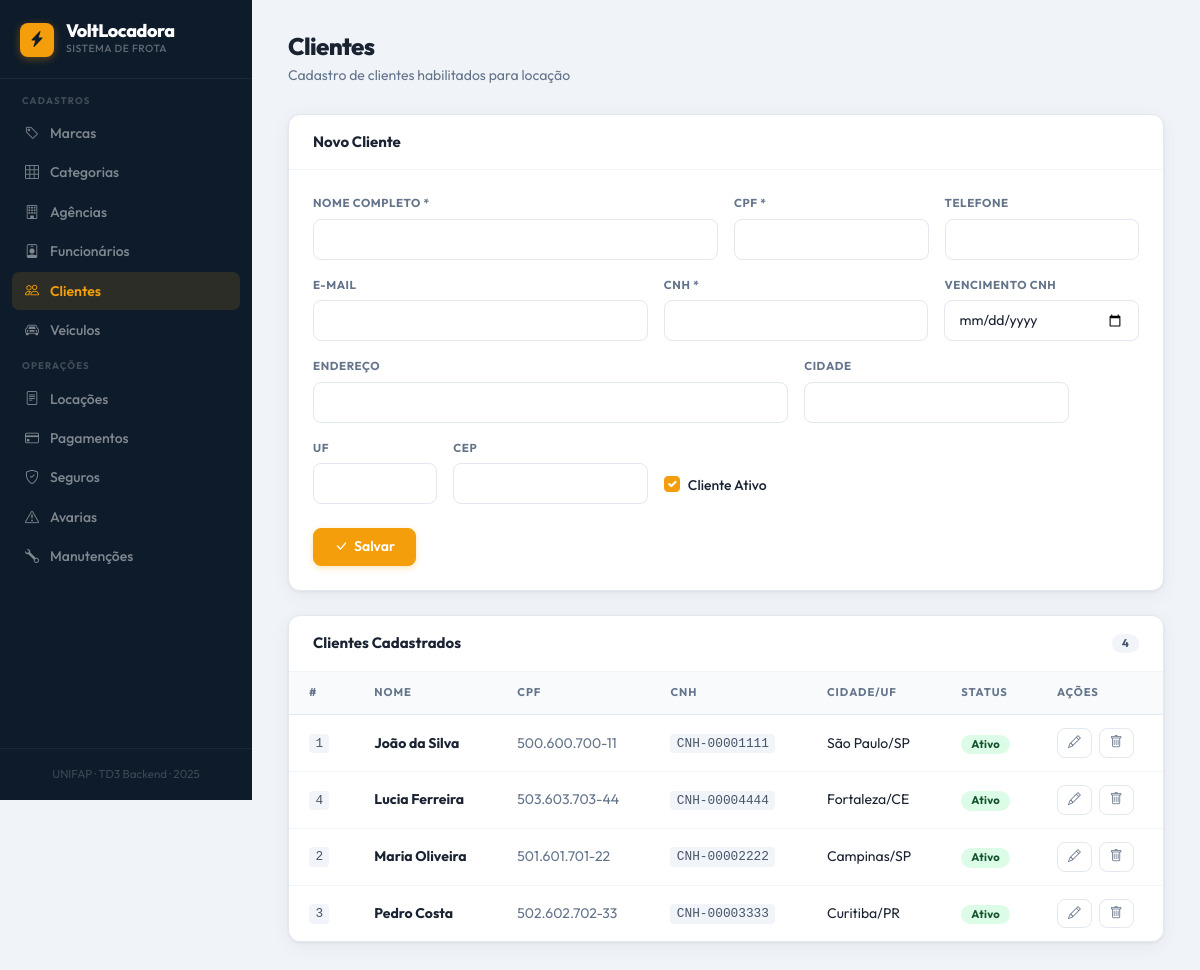
/index.php?page=cliente, run on the app's committed database.
### tables this page shows
CREATE TABLE IF NOT EXISTS cliente (
    id_cliente      INT            NOT NULL AUTO_INCREMENT,
    nome            VARCHAR(150)   NOT NULL,
    cpf             CHAR(14)       NOT NULL UNIQUE,
    email           VARCHAR(150),
    telefone        VARCHAR(20),
    cnh             VARCHAR(20)    NOT NULL UNIQUE,
    vencimento_cnh  DATE,
    endereco        VARCHAR(255),
    cidade          VARCHAR(100),
    estado          CHAR(2),
    cep             CHAR(9),
    data_cadastro   DATETIME       NOT NULL DEFAULT CURRENT_TIMESTAMP,
    ativo           TINYINT(1)     NOT NULL DEFAULT 1,
    PRIMARY KEY (id_cliente)
);

### config/Conexao.php (called while the page is built)
<?php
class Conexao {
    private static $instance;
    public static function getConn() {
        if (!isset(self::$instance)) {
            $host   = getenv('MYSQL_HOST')     ?: 'mysql';
            $db     = getenv('MYSQL_DATABASE') ?: 'topcar';
            $user   = getenv('MYSQL_USERNAME') ?: 'mysql';
            $pass   = getenv('MYSQL_PASSWORD') ?: 'pass3word';
            self::$instance = new \PDO(
                "mysql:host=$host;dbname=$db;charset=utf8mb4",
                $user,
                $pass
            );
            self::$instance->setAttribute(PDO::ATTR_ERRMODE, PDO::ERRMODE_EXCEPTION);
            self::$instance->exec("SET NAMES 'utf8mb4' COLLATE 'utf8mb4_unicode_ci'");
        }
        return self::$instance;
    }
}

### controller/ClienteController.php (called while the page is built, shortened)
<?php
require_once 'model/Cliente.php';
require_once 'dao/ClienteDAO.php';
class ClienteController {
    public function listar() {
        $dao = new ClienteDAO();
        return $dao->listar();
    }
}

### dao/ClienteDAO.php (called while the page is built, shortened)
<?php
require_once 'config/Conexao.php';
require_once 'model/Cliente.php';
class ClienteDAO {
    private $conn;
    public function __construct() {
        $this->conn = Conexao::getConn();
    }
    public function listar() {
        $stmt = $this->conn->query("SELECT * FROM cliente ORDER BY nome");
        $lista = [];
        while ($row = $stmt->fetch(PDO::FETCH_ASSOC)) {
            $obj = new Cliente($row['nome'], $row['cpf'], $row['email'], $row['telefone'], $row['cnh'], $row['vencimento_cnh'], $row['endereco'], $row['cidade'], $row['estado'], $row['cep'], $row['ativo']);
            $obj->setId($row['id_cliente']);
            $obj->setDataCadastro($row['data_cadastro']);
            $lista[] = $obj;
        }
        return $lista;
    }
}

### model/Cliente.php (called while the page is built, shortened)
<?php
class Cliente {
    private $id;
    private $nome;
    private $cpf;
    private $cnh;
    private $cidade;
    private $estado;
    private $ativo;
    public function __construct($nome = '', $cpf = '', $email = '', $telefone = '', $cnh = '', $vencimentoCnh = '', $endereco = '', $cidade = '', $estado = '', $cep = '', $ativo = 1) {
        $this->nome          = $nome;
        $this->cpf           = $cpf;
        $this->cnh           = $cnh;
        $this->cidade        = $cidade;
        $this->estado        = $estado;
        $this->ativo         = $ativo;
    }
    public function getId()            { return $this->id; }
    public function getNome()          { return $this->nome; }
    public function getCpf()           { return $this->cpf; }
    public function getCnh()           { return $this->cnh; }
    public function getCidade()        { return $this->cidade; }
    public function getEstado()        { return $this->estado; }
    public function getAtivo()         { return $this->ativo; }
    public function setId($v)            { $this->id = $v; }
}

### config/helpers.php (called while the page is built)
<?php
function h($val) {
    return htmlspecialchars((string)($val ?? ''), ENT_QUOTES | ENT_SUBSTITUTE, 'UTF-8');
}

### view/cliente_form.php (the view, shortened to what this page needs)
<div class="page-hdr">
  <h1>Clientes</h1>
  <p>Cadastro de clientes habilitados para locação</p>
</div>
<div class="page-card p-0 mb-4">
  <div class="card-head">
    <h5 class="card-title"><?= isset($objEdit) ? 'Editar Cliente' : 'Novo Cliente' ?></h5>
  </div>
  <div class="card-body-pad">
    <form method="post" action="index.php?page=cliente">
      <div class="row g-3">
        <div class="col-md-6">
          <label class="form-label">Nome Completo *</label>
          <input type="text" name="nome" class="form-control" required value="<?= isset($objEdit) ? h($objEdit->getNome()) : '' ?>">
        </div>
        <div class="col-md-3">
          <label class="form-label">CPF *</label>
          <input type="text" name="cpf" class="form-control" required maxlength="14" value="<?= isset($objEdit) ? h($objEdit->getCpf()) : '' ?>">
        </div>
        <div class="col-md-3">
          <label class="form-label">Telefone</label>
          <input type="text" name="telefone" class="form-control" value="<?= isset($objEdit) ? h($objEdit->getTelefone()) : '' ?>">
        </div>
        <div class="col-md-5">
          <label class="form-label">E-mail</label>
          <input type="email" name="email" class="form-control" value="<?= isset($objEdit) ? h($objEdit->getEmail()) : '' ?>">
        </div>
        <div class="col-md-4">
          <label class="form-label">CNH *</label>
          <input type="text" name="cnh" class="form-control" required maxlength="20" value="<?= isset($objEdit) ? h($objEdit->getCnh()) : '' ?>">
        </div>
        <div class="col-md-3">
          <label class="form-label">Vencimento CNH</label>
          <input type="date" name="vencimento_cnh" class="form-control" value="<?= isset($objEdit) ? h($objEdit->getVencimentoCnh()) : '' ?>">
        </div>
        <div class="col-md-7">
          <label class="form-label">Endereço</label>
          <input type="text" name="endereco" class="form-control" value="<?= isset($objEdit) ? h($objEdit->getEndereco()) : '' ?>">
        </div>
        <div class="col-md-4">
          <label class="form-label">Cidade</label>
          <input type="text" name="cidade" class="form-control" value="<?= isset($objEdit) ? h($objEdit->getCidade()) : '' ?>">
        </div>
        <div class="col-md-2">
          <label class="form-label">UF</label>
          <input type="text" name="estado" class="form-control" maxlength="2" value="<?= isset($objEdit) ? h($objEdit->getEstado()) : '' ?>">
        </div>
        <div class="col-md-3">
          <label class="form-label">CEP</label>
          <input type="text" name="cep" class="form-control" maxlength="9" value="<?= isset($objEdit) ? h($objEdit->getCep()) : '' ?>">
        </div>
        <div class="col-md-3 d-flex align-items-end pb-1">
          <div class="form-check">
            <input type="checkbox" name="ativo" value="1" class="form-check-input" id="chkAtivo"
                   <?= (!isset($objEdit) || $objEdit->getAtivo()) ? 'checked' : '' ?>>
            <label class="form-check-label" for="chkAtivo">Cliente Ativo</label>
          </div>
        </div>
      </div>
      <div class="d-flex gap-2 mt-4">
        <button type="submit" name="acao" value="salvar" class="btn btn-primary">
          <i class="bi bi-check-lg"></i><?= isset($objEdit) ? 'Atualizar' : 'Salvar' ?>
        </button>
      </div>
    </form>
  </div>
</div>
<div class="page-card p-0">
  <div class="card-head">
    <h5 class="card-title">Clientes Cadastrados</h5>
    <span class="badge bg-secondary"><?= count($lista) ?></span>
  </div>
  <div class="table-wrap">
    <table class="table">
      <thead>
        <tr><th>#</th><th>Nome</th><th>CPF</th><th>CNH</th><th>Cidade/UF</th><th>Status</th><th>Ações</th></tr>
      </thead>
      <tbody>
      <?php foreach ($lista as $item): ?>
        <tr>
          <td><code><?= $item->getId() ?></code></td>
          <td><strong><?= h($item->getNome()) ?></strong></td>
          <td class="text-muted"><?= h($item->getCpf()) ?></td>
          <td><code><?= h($item->getCnh()) ?></code></td>
          <td><?= h($item->getCidade()) ?><?= $item->getEstado() ? '/'.h($item->getEstado()) : '' ?></td>
          <td><?= $item->getAtivo() ? '<span class="badge bg-success">Ativo</span>' : '<span class="badge bg-secondary">Inativo</span>' ?></td>
          <td>
            <a href="index.php?page=cliente&acao=editar&id=<?= $item->getId() ?>" class="btn btn-sm btn-outline-primary"><i class="bi bi-pencil"></i></a>
            <a href="index.php?page=cliente&acao=deletar&id=<?= $item->getId() ?>" class="btn btn-sm btn-outline-danger ms-1" onclick="return confirm('Excluir cliente?')"><i class="bi bi-trash"></i></a>
          </td>
        </tr>
      <?php endforeach; ?>
      </tbody>
    </table>
  </div>
</div>

### view/layout_header.php (style rules this page uses)
:root { --sidebar-bg: #0d1b2a; --sidebar-w: 252px; --accent: #f59e0b; --accent-dim: rgba(245,159,11,.13); --bg: #f0f4f8; --surface: #ffffff; --text: #1a2332; --muted: #64748b; --subtle: #94a3b8; --border: #e2e8f0; --border-light: #f1f5f9; --success: #10b981; --danger: #ef4444; --warning: #f59e0b; --info: #3b82f6; --r-sm: 8px; --r: 12px; --r-lg: 16px; --shadow: 0 1px 3px rgba(0,0,0,.06), 0 4px 20px rgba(0,0,0,.05); --shadow-lg: 0 8px 40px rgba(0,0,0,.12); --transition: .15s ease; }
*,*::before,*::after { box-sizing: border-box; }
body { font-family: 'Outfit', -apple-system, system-ui, sans-serif; background: var(--bg); color: var(--text); margin: 0; line-height: 1.6; -webkit-font-smoothing: antialiased; min-height: 100vh; }
.page-card { background: var(--surface); border: 1px solid var(--border); border-radius: var(--r); box-shadow: var(--shadow); }
.card-head { display: flex; align-items: center; justify-content: space-between; padding: 1.125rem 1.5rem; border-bottom: 1px solid var(--border-light); }
.card-head h5, .card-head .card-title { font-size: .9375rem; font-weight: 700; margin: 0; color: var(--text); }
.card-body-pad { padding: 1.5rem; }
.table-wrap { overflow-x: auto; border-radius: 0 0 var(--r) var(--r); }
.table { margin: 0; border-collapse: collapse; width: 100%; }
.table thead th { background: #f8fafc; font-size: .7rem; font-weight: 700; letter-spacing: .08em; text-transform: uppercase; color: var(--muted); padding: .75rem 1.25rem; border-bottom: 1px solid var(--border); white-space: nowrap; border-top: none; }
.table tbody td { padding: .8125rem 1.25rem; font-size: .875rem; color: var(--text); border-bottom: 1px solid var(--border-light); vertical-align: middle; }
.table tbody tr:last-child td { border-bottom: none; }
.form-label { display: block; font-size: .72rem; font-weight: 700; letter-spacing: .05em; text-transform: uppercase; color: var(--muted); margin-bottom: .375rem; }
.form-control, .form-select { font-family: 'Outfit', sans-serif; font-size: .875rem; color: var(--text); background: #fff; border: 1.5px solid var(--border); border-radius: var(--r-sm); padding: .5625rem .875rem; transition: border-color var(--transition), box-shadow var(--transition); width: 100%; }
.form-control::placeholder { color: var(--subtle); font-size: .8rem; }
.form-check-input:checked { background-color: var(--accent); border-color: var(--accent); }
.form-check-label { font-size: .875rem; font-weight: 500; color: var(--text); }
.btn { font-family: 'Outfit', sans-serif; font-weight: 600; font-size: .875rem; border-radius: var(--r-sm); transition: all var(--transition); display: inline-flex; align-items: center; gap: .375rem; cursor: pointer; border: 1.5px solid transparent; line-height: 1.4; }
.btn-primary { background: var(--accent); border-color: var(--accent); color: #fff; padding: .5rem 1.25rem; box-shadow: 0 2px 6px rgba(245,159,11,.28); }
.btn-sm { padding: .3125rem .625rem; font-size: .8rem; }
.btn-outline-primary { background: transparent; border-color: var(--border); color: var(--muted); padding: .3125rem .625rem; }
.btn-outline-danger { background: transparent; border-color: var(--border); color: var(--muted); padding: .3125rem .625rem; }
.badge { font-family: 'Outfit', sans-serif; font-size: .7rem; font-weight: 700; letter-spacing: .02em; border-radius: 20px; padding: .25rem .625rem; }
.badge.bg-success { background: #dcfce7 !important; color: #14532d !important; }
.badge.bg-secondary { background: #f1f5f9 !important; color: #475569 !important; }
.text-muted { color: var(--muted) !important; }
code { font-size: .8rem; background: #f1f5f9; color: #475569; padding: .15rem .4rem; border-radius: 4px; font-family: 'Courier New', monospace; }
.page-hdr { margin-bottom: 1.75rem; }
.page-hdr h1 { font-size: 1.5rem; font-weight: 800; letter-spacing: -.025em; margin: 0; }
.page-hdr p { color: var(--muted); font-size: .875rem; margin: .2rem 0 0; }

### data on the page
cliente: id_cliente "1", nome "João da Silva", cpf "500.600.700-11", cnh "CNH-00001111", cidade "São Paulo", estado "SP", ativo "Ativo"
cliente: id_cliente "4", nome "Lucia Ferreira", cpf "503.603.703-44", cnh "CNH-00004444", cidade "Fortaleza", estado "CE", ativo "Ativo"
cliente: id_cliente "2", nome "Maria Oliveira", cpf "501.601.701-22", cnh "CNH-00002222", cidade "Campinas", estado "SP", ativo "Ativo"
cliente: id_cliente "3", nome "Pedro Costa", cpf "502.602.702-33", cnh "CNH-00003333", cidade "Curitiba", estado "PR", ativo "Ativo"

### other printed values
count($lista) "4"
